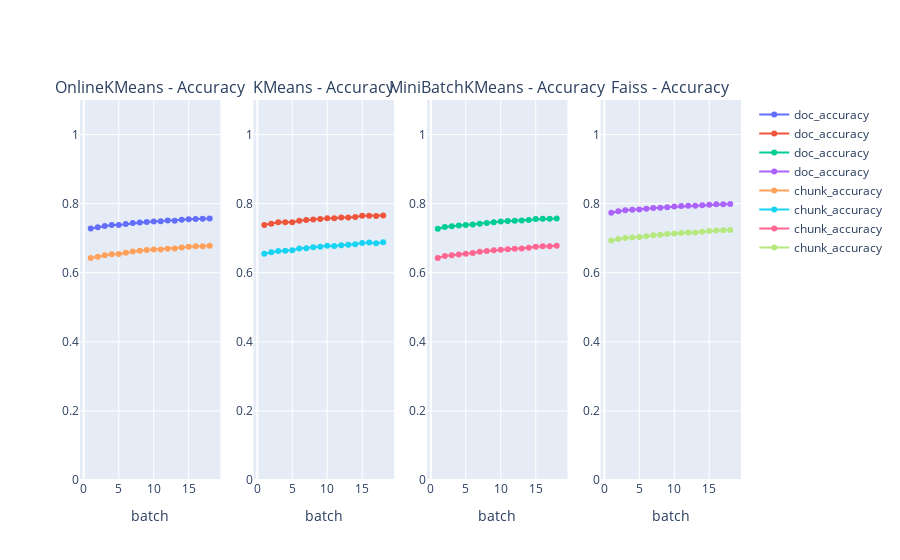
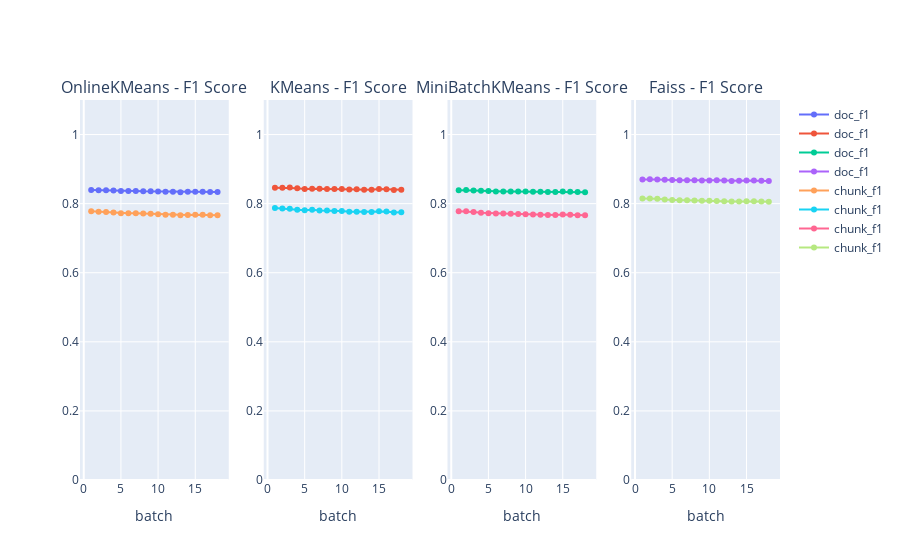
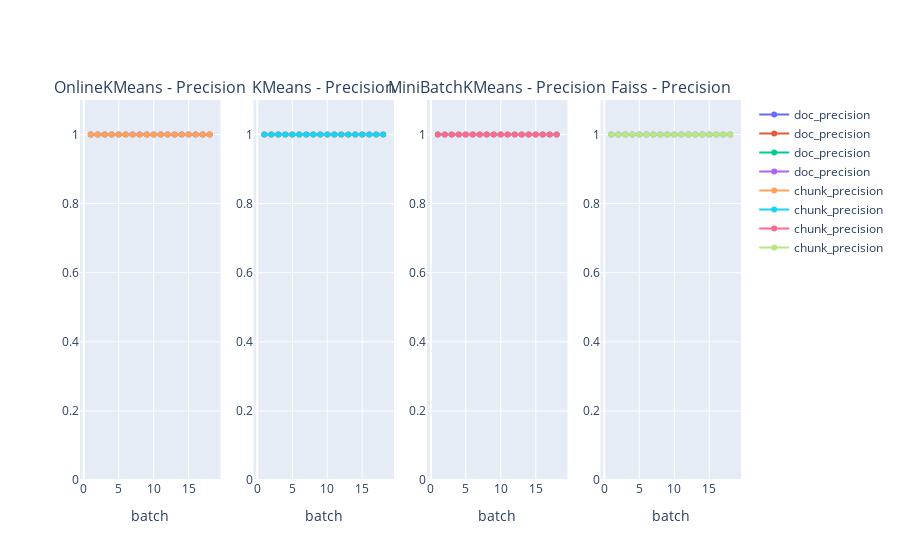
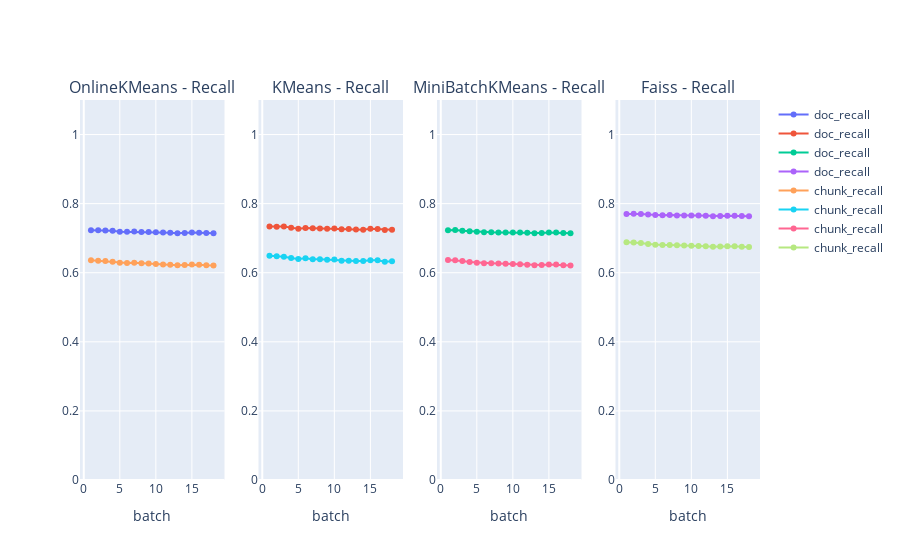

Notebook source saved alongside these figures, in order:
### Code cell
groups = {
    "Accuracy": ["doc_accuracy", "chunk_accuracy"],
    "F1 Score": ["doc_f1", "chunk_f1"],
    "Precision": ["doc_precision", "chunk_precision"],
    "Recall": ["doc_recall", "chunk_recall"],
    "Correct chunk accuracy": ["correct_chunk_accuracy"],
}

for title, keys in groups.items():
    fig = make_subplots(rows=1, cols=4, subplot_titles=(f"OnlineKMeans - {title}", f"KMeans - {title}", f"MiniBatchKMeans - {title}", f"Faiss - {title}"))

    for key in keys:
        fig.add_trace(go.Scatter(
            x=df_onlinekmeans['batch'],
            y=df_onlinekmeans['metrics'].apply(lambda m: m.get(key)),
            mode='lines+markers',
            name=key
        ), row=1, col=1)

        fig.add_trace(go.Scatter(
            x=df_kmeans['batch'],
            y=df_kmeans['metrics'].apply(lambda m: m.get(key)),
            mode='lines+markers',
            name=key
        ), row=1, col=2)

        fig.add_trace(go.Scatter(
            x=df_minibatchkmeans['batch'],
            y=df_minibatchkmeans['metrics'].apply(lambda m: m.get(key)),
            mode='lines+markers',
            name=key
        ), row=1, col=3)

        fig.add_trace(go.Scatter(
            x=df_faiss['batch'],
            y=df_faiss['metrics'].apply(lambda m: m.get(key)),
            mode='lines+markers',
            name=key
        ), row=1, col=4)

    fig.update_yaxes(range=[0, 1.1], row=1, col=1)
    fig.update_yaxes(range=[0, 1.1], row=1, col=2)
    fig.update_yaxes(range=[0, 1.1], row=1, col=3)
    fig.update_yaxes(range=[0, 1.1], row=1, col=4)

    fig.update_xaxes(title_text='batch', row=1, col=1)
    fig.update_xaxes(title_text='batch', row=1, col=2)
    fig.update_xaxes(title_text='batch', row=1, col=3)
    fig.update_xaxes(title_text='batch', row=1, col=4)

    fig.show()

### Figure 1 — Plotly figure (JSON) as saved in the notebook; plotly's stock layout.template omitted (floating-point values rounded to 4 significant figures)
{"data": [{"mode": "lines+markers", "name": "doc_accuracy", "type": "scatter", "x": [1, 2, 3, 4, 5, 6, 7, 8, 9, 10, 11, 12, 13, 14, 15, 16, 17, 18], "xaxis": "x", "y": [0.7278, 0.7318, 0.7352, 0.7379, 0.7383, 0.7408, 0.7439, 0.7451, 0.7469, 0.7486, 0.7494, 0.7509, 0.7507, 0.7532, 0.7551, 0.7558, 0.7564, 0.7571], "yaxis": "y"}, {"mode": "lines+markers", "name": "doc_accuracy", "type": "scatter", "x": [1, 2, 3, 4, 5, 6, 7, 8, 9, 10, 11, 12, 13, 14, 15, 16, 17, 18], "xaxis": "x2", "y": [0.738, 0.7419, 0.7462, 0.7462, 0.7464, 0.7506, 0.7525, 0.7543, 0.7556, 0.7581, 0.7579, 0.7602, 0.7601, 0.761, 0.7647, 0.7651, 0.764, 0.7655], "yaxis": "y2"}, {"mode": "lines+markers", "name": "doc_accuracy", "type": "scatter", "x": [1, 2, 3, 4, 5, 6, 7, 8, 9, 10, 11, 12, 13, 14, 15, 16, 17, 18], "xaxis": "x3", "y": [0.7275, 0.7324, 0.7344, 0.7366, 0.738, 0.7394, 0.7421, 0.744, 0.7459, 0.7479, 0.7494, 0.7506, 0.751, 0.7529, 0.7555, 0.7565, 0.7563, 0.7571], "yaxis": "y3"}, {"mode": "lines+markers", "name": "doc_accuracy", "type": "scatter", "x": [1, 2, 3, 4, 5, 6, 7, 8, 9, 10, 11, 12, 13, 14, 15, 16, 17, 18], "xaxis": "x4", "y": [0.7738, 0.7781, 0.7808, 0.7822, 0.783, 0.7848, 0.7874, 0.7884, 0.7899, 0.7917, 0.7933, 0.794, 0.7936, 0.7955, 0.7971, 0.7981, 0.7985, 0.7987], "yaxis": "y4"}, {"mode": "lines+markers", "name": "chunk_accuracy", "type": "scatter", "x": [1, 2, 3, 4, 5, 6, 7, 8, 9, 10, 11, 12, 13, 14, 15, 16, 17, 18], "xaxis": "x", "y": [0.6425, 0.6466, 0.6506, 0.6533, 0.6544, 0.6578, 0.6613, 0.6634, 0.6655, 0.667, 0.6676, 0.6695, 0.6698, 0.6727, 0.6754, 0.6765, 0.6769, 0.6779], "yaxis": "y"}, {"mode": "lines+markers", "name": "chunk_accuracy", "type": "scatter", "x": [1, 2, 3, 4, 5, 6, 7, 8, 9, 10, 11, 12, 13, 14, 15, 16, 17, 18], "xaxis": "x2", "y": [0.6549, 0.659, 0.6626, 0.6633, 0.6649, 0.6704, 0.6711, 0.6738, 0.6752, 0.6781, 0.6771, 0.6799, 0.681, 0.6827, 0.6864, 0.6877, 0.6856, 0.688], "yaxis": "y2"}, {"mode": "lines+markers", "name": "chunk_accuracy", "type": "scatter", "x": [1, 2, 3, 4, 5, 6, 7, 8, 9, 10, 11, 12, 13, 14, 15, 16, 17, 18], "xaxis": "x3", "y": [0.643, 0.6481, 0.6507, 0.6525, 0.6548, 0.6572, 0.6605, 0.6629, 0.6648, 0.6669, 0.6682, 0.6694, 0.6703, 0.6726, 0.6755, 0.677, 0.6767, 0.678], "yaxis": "y3"}, {"mode": "lines+markers", "name": "chunk_accuracy", "type": "scatter", "x": [1, 2, 3, 4, 5, 6, 7, 8, 9, 10, 11, 12, 13, 14, 15, 16, 17, 18], "xaxis": "x4", "y": [0.6933, 0.6977, 0.7008, 0.7019, 0.7033, 0.7057, 0.7086, 0.7101, 0.7121, 0.7139, 0.7149, 0.7163, 0.7167, 0.7188, 0.721, 0.7224, 0.7226, 0.7234], "yaxis": "y4"}], "layout": {"annotations": [{"font": {"size": 16}, "showarrow": false, "text": "OnlineKMeans - Accuracy", "x": 0.1062, "xanchor": "center", "xref": "paper", "y": 1, "yanchor": "bottom", "yref": "paper"}, {"font": {"size": 16}, "showarrow": false, "text": "KMeans - Accuracy", "x": 0.3688, "xanchor": "center", "xref": "paper", "y": 1, "yanchor": "bottom", "yref": "paper"}, {"font": {"size": 16}, "showarrow": false, "text": "MiniBatchKMeans - Accuracy", "x": 0.6313, "xanchor": "center", "xref": "paper", "y": 1, "yanchor": "bottom", "yref": "paper"}, {"font": {"size": 16}, "showarrow": false, "text": "Faiss - Accuracy", "x": 0.8938, "xanchor": "center", "xref": "paper", "y": 1, "yanchor": "bottom", "yref": "paper"}], "xaxis": {"anchor": "y", "domain": [0, 0.2125], "title": {"text": "batch"}}, "xaxis2": {"anchor": "y2", "domain": [0.2625, 0.475], "title": {"text": "batch"}}, "xaxis3": {"anchor": "y3", "domain": [0.525, 0.7375], "title": {"text": "batch"}}, "xaxis4": {"anchor": "y4", "domain": [0.7875, 1], "title": {"text": "batch"}}, "yaxis": {"anchor": "x", "domain": [0, 1], "range": [0, 1.1]}, "yaxis2": {"anchor": "x2", "domain": [0, 1], "range": [0, 1.1]}, "yaxis3": {"anchor": "x3", "domain": [0, 1], "range": [0, 1.1]}, "yaxis4": {"anchor": "x4", "domain": [0, 1], "range": [0, 1.1]}}}

### Figure 2 — Plotly figure (JSON) as saved in the notebook; plotly's stock layout.template omitted (floating-point values rounded to 4 significant figures)
{"data": [{"mode": "lines+markers", "name": "doc_f1", "type": "scatter", "x": [1, 2, 3, 4, 5, 6, 7, 8, 9, 10, 11, 12, 13, 14, 15, 16, 17, 18], "xaxis": "x", "y": [0.8392, 0.8391, 0.8388, 0.8384, 0.8365, 0.8362, 0.8367, 0.8358, 0.8356, 0.8354, 0.8346, 0.8345, 0.8332, 0.8341, 0.8346, 0.8341, 0.8337, 0.8333], "yaxis": "y"}, {"mode": "lines+markers", "name": "doc_f1", "type": "scatter", "x": [1, 2, 3, 4, 5, 6, 7, 8, 9, 10, 11, 12, 13, 14, 15, 16, 17, 18], "xaxis": "x2", "y": [0.8462, 0.8461, 0.8466, 0.8443, 0.8423, 0.8434, 0.843, 0.8427, 0.8421, 0.8425, 0.8411, 0.8416, 0.8405, 0.8402, 0.842, 0.8415, 0.8397, 0.84], "yaxis": "y2"}, {"mode": "lines+markers", "name": "doc_f1", "type": "scatter", "x": [1, 2, 3, 4, 5, 6, 7, 8, 9, 10, 11, 12, 13, 14, 15, 16, 17, 18], "xaxis": "x3", "y": [0.8391, 0.8395, 0.8383, 0.8374, 0.8362, 0.8352, 0.8353, 0.835, 0.8348, 0.8349, 0.8346, 0.8343, 0.8334, 0.8339, 0.8349, 0.8346, 0.8336, 0.8333], "yaxis": "y3"}, {"mode": "lines+markers", "name": "doc_f1", "type": "scatter", "x": [1, 2, 3, 4, 5, 6, 7, 8, 9, 10, 11, 12, 13, 14, 15, 16, 17, 18], "xaxis": "x4", "y": [0.87, 0.8705, 0.8702, 0.8693, 0.8681, 0.8677, 0.868, 0.8674, 0.8672, 0.8673, 0.8674, 0.8669, 0.8658, 0.8663, 0.8667, 0.8667, 0.8663, 0.8657], "yaxis": "y4"}, {"mode": "lines+markers", "name": "chunk_f1", "type": "scatter", "x": [1, 2, 3, 4, 5, 6, 7, 8, 9, 10, 11, 12, 13, 14, 15, 16, 17, 18], "xaxis": "x", "y": [0.7777, 0.7765, 0.7758, 0.7744, 0.7721, 0.7718, 0.772, 0.7711, 0.7706, 0.7696, 0.7681, 0.7678, 0.7664, 0.7674, 0.7682, 0.7677, 0.7667, 0.7662], "yaxis": "y"}, {"mode": "lines+markers", "name": "chunk_f1", "type": "scatter", "x": [1, 2, 3, 4, 5, 6, 7, 8, 9, 10, 11, 12, 13, 14, 15, 16, 17, 18], "xaxis": "x2", "y": [0.787, 0.7861, 0.7851, 0.7824, 0.7805, 0.782, 0.78, 0.7798, 0.7787, 0.779, 0.7763, 0.7768, 0.7761, 0.7761, 0.7778, 0.7775, 0.7744, 0.7752], "yaxis": "y2"}, {"mode": "lines+markers", "name": "chunk_f1", "type": "scatter", "x": [1, 2, 3, 4, 5, 6, 7, 8, 9, 10, 11, 12, 13, 14, 15, 16, 17, 18], "xaxis": "x3", "y": [0.778, 0.7778, 0.7759, 0.7737, 0.7724, 0.7713, 0.7713, 0.7707, 0.77, 0.7695, 0.7686, 0.7678, 0.7668, 0.7673, 0.7683, 0.7681, 0.7666, 0.7663], "yaxis": "y3"}, {"mode": "lines+markers", "name": "chunk_f1", "type": "scatter", "x": [1, 2, 3, 4, 5, 6, 7, 8, 9, 10, 11, 12, 13, 14, 15, 16, 17, 18], "xaxis": "x4", "y": [0.8151, 0.8149, 0.814, 0.812, 0.8105, 0.8098, 0.8098, 0.8089, 0.8087, 0.8082, 0.8075, 0.8071, 0.806, 0.8065, 0.8071, 0.807, 0.8061, 0.8057], "yaxis": "y4"}], "layout": {"annotations": [{"font": {"size": 16}, "showarrow": false, "text": "OnlineKMeans - F1 Score", "x": 0.1062, "xanchor": "center", "xref": "paper", "y": 1, "yanchor": "bottom", "yref": "paper"}, {"font": {"size": 16}, "showarrow": false, "text": "KMeans - F1 Score", "x": 0.3688, "xanchor": "center", "xref": "paper", "y": 1, "yanchor": "bottom", "yref": "paper"}, {"font": {"size": 16}, "showarrow": false, "text": "MiniBatchKMeans - F1 Score", "x": 0.6313, "xanchor": "center", "xref": "paper", "y": 1, "yanchor": "bottom", "yref": "paper"}, {"font": {"size": 16}, "showarrow": false, "text": "Faiss - F1 Score", "x": 0.8938, "xanchor": "center", "xref": "paper", "y": 1, "yanchor": "bottom", "yref": "paper"}], "xaxis": {"anchor": "y", "domain": [0, 0.2125], "title": {"text": "batch"}}, "xaxis2": {"anchor": "y2", "domain": [0.2625, 0.475], "title": {"text": "batch"}}, "xaxis3": {"anchor": "y3", "domain": [0.525, 0.7375], "title": {"text": "batch"}}, "xaxis4": {"anchor": "y4", "domain": [0.7875, 1], "title": {"text": "batch"}}, "yaxis": {"anchor": "x", "domain": [0, 1], "range": [0, 1.1]}, "yaxis2": {"anchor": "x2", "domain": [0, 1], "range": [0, 1.1]}, "yaxis3": {"anchor": "x3", "domain": [0, 1], "range": [0, 1.1]}, "yaxis4": {"anchor": "x4", "domain": [0, 1], "range": [0, 1.1]}}}

### Figure 3 — Plotly figure (JSON) as saved in the notebook; plotly's stock layout.template omitted (floating-point values rounded to 4 significant figures)
{"data": [{"mode": "lines+markers", "name": "doc_precision", "type": "scatter", "x": [1, 2, 3, 4, 5, 6, 7, 8, 9, 10, 11, 12, 13, 14, 15, 16, 17, 18], "xaxis": "x", "y": [1.0, 1.0, 1.0, 1.0, 1.0, 1.0, 1.0, 1.0, 1.0, 1.0, 1.0, 1.0, 1.0, 1.0, 1.0, 1.0, 1.0, 1.0], "yaxis": "y"}, {"mode": "lines+markers", "name": "doc_precision", "type": "scatter", "x": [1, 2, 3, 4, 5, 6, 7, 8, 9, 10, 11, 12, 13, 14, 15, 16, 17, 18], "xaxis": "x2", "y": [1.0, 1.0, 1.0, 1.0, 1.0, 1.0, 1.0, 1.0, 1.0, 1.0, 1.0, 1.0, 1.0, 1.0, 1.0, 1.0, 1.0, 1.0], "yaxis": "y2"}, {"mode": "lines+markers", "name": "doc_precision", "type": "scatter", "x": [1, 2, 3, 4, 5, 6, 7, 8, 9, 10, 11, 12, 13, 14, 15, 16, 17, 18], "xaxis": "x3", "y": [1.0, 1.0, 1.0, 1.0, 1.0, 1.0, 1.0, 1.0, 1.0, 1.0, 1.0, 1.0, 1.0, 1.0, 1.0, 1.0, 1.0, 1.0], "yaxis": "y3"}, {"mode": "lines+markers", "name": "doc_precision", "type": "scatter", "x": [1, 2, 3, 4, 5, 6, 7, 8, 9, 10, 11, 12, 13, 14, 15, 16, 17, 18], "xaxis": "x4", "y": [1.0, 1.0, 1.0, 1.0, 1.0, 1.0, 1.0, 1.0, 1.0, 1.0, 1.0, 1.0, 1.0, 1.0, 1.0, 1.0, 1.0, 1.0], "yaxis": "y4"}, {"mode": "lines+markers", "name": "chunk_precision", "type": "scatter", "x": [1, 2, 3, 4, 5, 6, 7, 8, 9, 10, 11, 12, 13, 14, 15, 16, 17, 18], "xaxis": "x", "y": [1.0, 1.0, 1.0, 1.0, 1.0, 1.0, 1.0, 1.0, 1.0, 1.0, 1.0, 1.0, 1.0, 1.0, 1.0, 1.0, 1.0, 1.0], "yaxis": "y"}, {"mode": "lines+markers", "name": "chunk_precision", "type": "scatter", "x": [1, 2, 3, 4, 5, 6, 7, 8, 9, 10, 11, 12, 13, 14, 15, 16, 17, 18], "xaxis": "x2", "y": [1.0, 1.0, 1.0, 1.0, 1.0, 1.0, 1.0, 1.0, 1.0, 1.0, 1.0, 1.0, 1.0, 1.0, 1.0, 1.0, 1.0, 1.0], "yaxis": "y2"}, {"mode": "lines+markers", "name": "chunk_precision", "type": "scatter", "x": [1, 2, 3, 4, 5, 6, 7, 8, 9, 10, 11, 12, 13, 14, 15, 16, 17, 18], "xaxis": "x3", "y": [1.0, 1.0, 1.0, 1.0, 1.0, 1.0, 1.0, 1.0, 1.0, 1.0, 1.0, 1.0, 1.0, 1.0, 1.0, 1.0, 1.0, 1.0], "yaxis": "y3"}, {"mode": "lines+markers", "name": "chunk_precision", "type": "scatter", "x": [1, 2, 3, 4, 5, 6, 7, 8, 9, 10, 11, 12, 13, 14, 15, 16, 17, 18], "xaxis": "x4", "y": [1.0, 1.0, 1.0, 1.0, 1.0, 1.0, 1.0, 1.0, 1.0, 1.0, 1.0, 1.0, 1.0, 1.0, 1.0, 1.0, 1.0, 1.0], "yaxis": "y4"}], "layout": {"annotations": [{"font": {"size": 16}, "showarrow": false, "text": "OnlineKMeans - Precision", "x": 0.1062, "xanchor": "center", "xref": "paper", "y": 1, "yanchor": "bottom", "yref": "paper"}, {"font": {"size": 16}, "showarrow": false, "text": "KMeans - Precision", "x": 0.3688, "xanchor": "center", "xref": "paper", "y": 1, "yanchor": "bottom", "yref": "paper"}, {"font": {"size": 16}, "showarrow": false, "text": "MiniBatchKMeans - Precision", "x": 0.6313, "xanchor": "center", "xref": "paper", "y": 1, "yanchor": "bottom", "yref": "paper"}, {"font": {"size": 16}, "showarrow": false, "text": "Faiss - Precision", "x": 0.8938, "xanchor": "center", "xref": "paper", "y": 1, "yanchor": "bottom", "yref": "paper"}], "xaxis": {"anchor": "y", "domain": [0, 0.2125], "title": {"text": "batch"}}, "xaxis2": {"anchor": "y2", "domain": [0.2625, 0.475], "title": {"text": "batch"}}, "xaxis3": {"anchor": "y3", "domain": [0.525, 0.7375], "title": {"text": "batch"}}, "xaxis4": {"anchor": "y4", "domain": [0.7875, 1], "title": {"text": "batch"}}, "yaxis": {"anchor": "x", "domain": [0, 1], "range": [0, 1.1]}, "yaxis2": {"anchor": "x2", "domain": [0, 1], "range": [0, 1.1]}, "yaxis3": {"anchor": "x3", "domain": [0, 1], "range": [0, 1.1]}, "yaxis4": {"anchor": "x4", "domain": [0, 1], "range": [0, 1.1]}}}

### Figure 4 — Plotly figure (JSON) as saved in the notebook; plotly's stock layout.template omitted (floating-point values rounded to 4 significant figures)
{"data": [{"mode": "lines+markers", "name": "doc_recall", "type": "scatter", "x": [1, 2, 3, 4, 5, 6, 7, 8, 9, 10, 11, 12, 13, 14, 15, 16, 17, 18], "xaxis": "x", "y": [0.723, 0.7228, 0.7224, 0.7217, 0.7189, 0.7186, 0.7192, 0.7179, 0.7176, 0.7173, 0.7162, 0.716, 0.7141, 0.7154, 0.7161, 0.7154, 0.7148, 0.7143], "yaxis": "y"}, {"mode": "lines+markers", "name": "doc_recall", "type": "scatter", "x": [1, 2, 3, 4, 5, 6, 7, 8, 9, 10, 11, 12, 13, 14, 15, 16, 17, 18], "xaxis": "x2", "y": [0.7335, 0.7333, 0.734, 0.7306, 0.7276, 0.7292, 0.7286, 0.7282, 0.7273, 0.7279, 0.7258, 0.7266, 0.7249, 0.7244, 0.7271, 0.7263, 0.7237, 0.7241], "yaxis": "y2"}, {"mode": "lines+markers", "name": "doc_recall", "type": "scatter", "x": [1, 2, 3, 4, 5, 6, 7, 8, 9, 10, 11, 12, 13, 14, 15, 16, 17, 18], "xaxis": "x3", "y": [0.7228, 0.7234, 0.7216, 0.7203, 0.7186, 0.717, 0.7172, 0.7168, 0.7165, 0.7165, 0.7162, 0.7157, 0.7144, 0.7151, 0.7166, 0.7162, 0.7147, 0.7142], "yaxis": "y3"}, {"mode": "lines+markers", "name": "doc_recall", "type": "scatter", "x": [1, 2, 3, 4, 5, 6, 7, 8, 9, 10, 11, 12, 13, 14, 15, 16, 17, 18], "xaxis": "x4", "y": [0.7699, 0.7707, 0.7702, 0.7688, 0.7669, 0.7664, 0.7668, 0.7658, 0.7655, 0.7657, 0.7659, 0.7651, 0.7633, 0.7641, 0.7648, 0.7647, 0.7641, 0.7632], "yaxis": "y4"}, {"mode": "lines+markers", "name": "chunk_recall", "type": "scatter", "x": [1, 2, 3, 4, 5, 6, 7, 8, 9, 10, 11, 12, 13, 14, 15, 16, 17, 18], "xaxis": "x", "y": [0.6363, 0.6347, 0.6337, 0.6319, 0.6288, 0.6284, 0.6286, 0.6275, 0.6268, 0.6255, 0.6235, 0.6232, 0.6213, 0.6226, 0.6236, 0.623, 0.6217, 0.6211], "yaxis": "y"}, {"mode": "lines+markers", "name": "chunk_recall", "type": "scatter", "x": [1, 2, 3, 4, 5, 6, 7, 8, 9, 10, 11, 12, 13, 14, 15, 16, 17, 18], "xaxis": "x2", "y": [0.6489, 0.6476, 0.6463, 0.6425, 0.64, 0.642, 0.6393, 0.6391, 0.6375, 0.638, 0.6344, 0.635, 0.6341, 0.6341, 0.6364, 0.636, 0.6319, 0.6329], "yaxis": "y2"}, {"mode": "lines+markers", "name": "chunk_recall", "type": "scatter", "x": [1, 2, 3, 4, 5, 6, 7, 8, 9, 10, 11, 12, 13, 14, 15, 16, 17, 18], "xaxis": "x3", "y": [0.6367, 0.6363, 0.6338, 0.631, 0.6292, 0.6277, 0.6277, 0.627, 0.626, 0.6254, 0.6242, 0.6231, 0.6219, 0.6224, 0.6237, 0.6236, 0.6215, 0.6212], "yaxis": "y3"}, {"mode": "lines+markers", "name": "chunk_recall", "type": "scatter", "x": [1, 2, 3, 4, 5, 6, 7, 8, 9, 10, 11, 12, 13, 14, 15, 16, 17, 18], "xaxis": "x4", "y": [0.688, 0.6876, 0.6864, 0.6835, 0.6813, 0.6805, 0.6804, 0.6792, 0.6788, 0.6782, 0.6772, 0.6766, 0.675, 0.6757, 0.6766, 0.6765, 0.6752, 0.6746], "yaxis": "y4"}], "layout": {"annotations": [{"font": {"size": 16}, "showarrow": false, "text": "OnlineKMeans - Recall", "x": 0.1062, "xanchor": "center", "xref": "paper", "y": 1, "yanchor": "bottom", "yref": "paper"}, {"font": {"size": 16}, "showarrow": false, "text": "KMeans - Recall", "x": 0.3688, "xanchor": "center", "xref": "paper", "y": 1, "yanchor": "bottom", "yref": "paper"}, {"font": {"size": 16}, "showarrow": false, "text": "MiniBatchKMeans - Recall", "x": 0.6313, "xanchor": "center", "xref": "paper", "y": 1, "yanchor": "bottom", "yref": "paper"}, {"font": {"size": 16}, "showarrow": false, "text": "Faiss - Recall", "x": 0.8938, "xanchor": "center", "xref": "paper", "y": 1, "yanchor": "bottom", "yref": "paper"}], "xaxis": {"anchor": "y", "domain": [0, 0.2125], "title": {"text": "batch"}}, "xaxis2": {"anchor": "y2", "domain": [0.2625, 0.475], "title": {"text": "batch"}}, "xaxis3": {"anchor": "y3", "domain": [0.525, 0.7375], "title": {"text": "batch"}}, "xaxis4": {"anchor": "y4", "domain": [0.7875, 1], "title": {"text": "batch"}}, "yaxis": {"anchor": "x", "domain": [0, 1], "range": [0, 1.1]}, "yaxis2": {"anchor": "x2", "domain": [0, 1], "range": [0, 1.1]}, "yaxis3": {"anchor": "x3", "domain": [0, 1], "range": [0, 1.1]}, "yaxis4": {"anchor": "x4", "domain": [0, 1], "range": [0, 1.1]}}}
